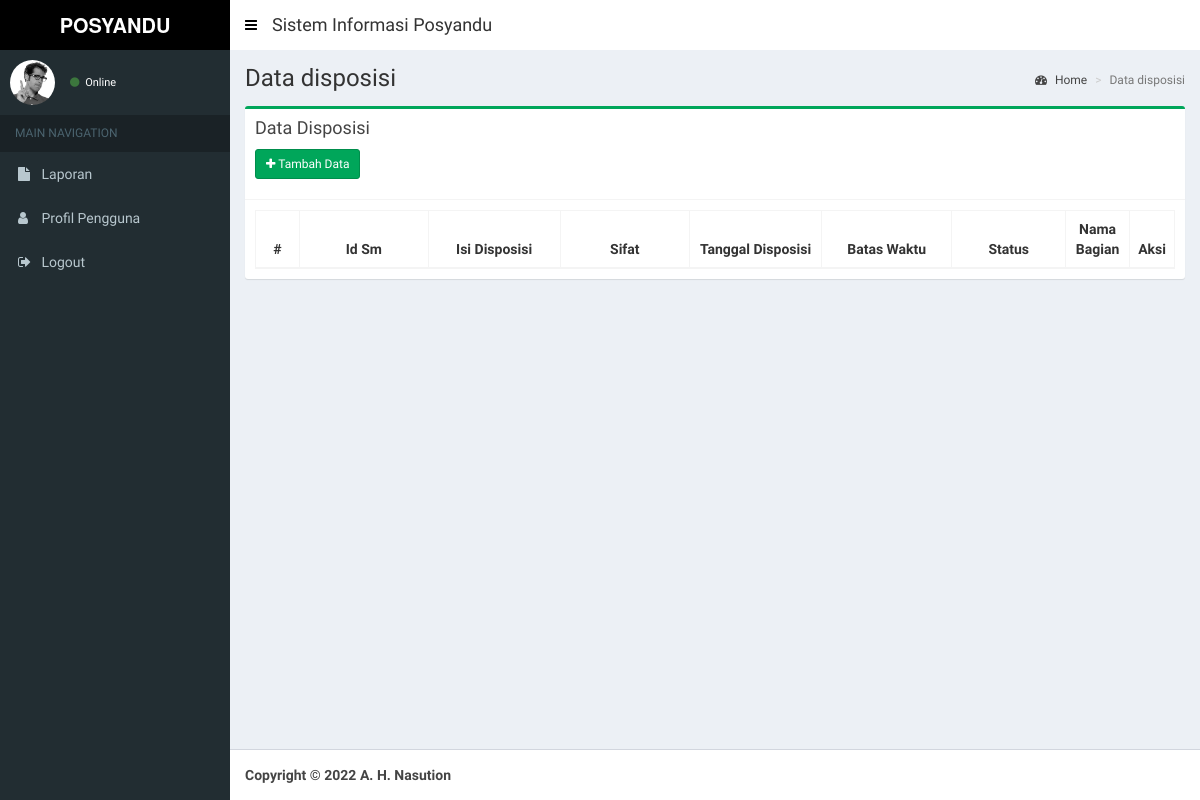
The page /index.php/disposisi on the database as committed earlier.
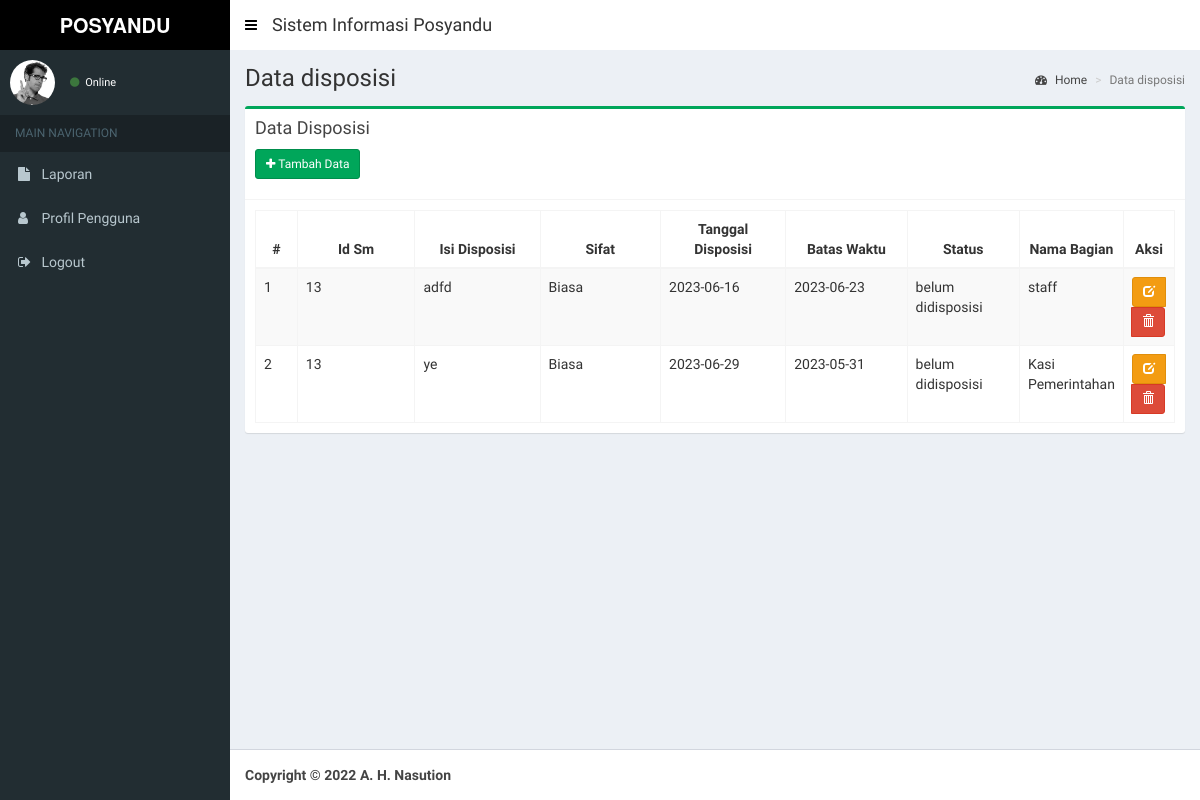
The same page on the database as committed later.
### tables this page shows
CREATE TABLE `disposisi` (
  `id_disposisi` int NOT NULL,
  `id_sm` int NOT NULL,
  `isi_disposisi` varchar(100) NOT NULL,
  `sifat` enum('Biasa','Segera','Penting','Rahasia') NOT NULL,
  `tgldisposisi` date NOT NULL,
  `bataswaktu` date NOT NULL,
  `status` enum('sudah didisposisi','belum didisosisi') NOT NULL,
  `id_bagian` int NOT NULL
);

CREATE TABLE `sm` (
  `id_sm` int NOT NULL,
  `nosurat` varchar(20) NOT NULL,
  `pengirim` varchar(50) NOT NULL,
  `isi` varchar(100) NOT NULL,
  `sifat` enum('Biasa','Segera','Penting','Rahasia') NOT NULL,
  `tglsurat` date NOT NULL,
  `tglterima` date NOT NULL,
  `status` enum('sudah didisposisi','belum didisposisi') NOT NULL,
  `keterangan` varchar(100) NOT NULL,
  `file` varchar(30) NOT NULL,
  `id_pengguna` int NOT NULL
);

CREATE TABLE `perangkat` (
  `id_bagian` int NOT NULL,
  `nama_bagian` varchar(30) NOT NULL,
  `nama` varchar(50) NOT NULL
);

### application/views/layout/v_content.php (called while the page is built, shortened)
 	<?php
	if ($content)
	{
		$this->load->view($content);
	}
?>

### application/controllers/Disposisi.php (called while the page is built, shortened)
<?php
class Disposisi extends CI_Controller {
	public function __construct()
	{
		$this->load->model('Disposisi_model', 'disposisi');
		$this->load->model('Sm_model', 'sm');
		$this->load->model('Perangkat_model', 'perangkat');
		$this->load->helper('tgl_indo');
		$this->load->helper('security');
	}
	public function index()
	{
		$data = array(
			'title'			=> 'SISTEM SURAT',
			'judul'			=> 'Data disposisi',
			'data' 			=> $this->disposisi->tabel()->result(),
			'content'		=> 'disposisi/v_content',
			'ajax'	 		=> 'disposisi/v_ajax'
		);
		$this->load->view('layout/v_wrapper', $data, FALSE);
	}
}

### index.php (called while the page is built, shortened)
<?php
require_once BASEPATH.'core/CodeIgniter.php';

### application/models/Disposisi_model.php (called while the page is built, shortened)
<?php
class Disposisi_model extends CI_Model {
	public function tabel($where = null)
	{
		if($where == null){
			$this->db->select('*');
			$this->db->from('disposisi');
			$this->db->join('sm', 'disposisi.id_sm = sm.id_sm');
			$this->db->join('perangkat', 'disposisi.id_bagian = perangkat.id_bagian');
			$this->db->order_by('disposisi.id_disposisi', 'Asc');
			$query = $this->db->get();
		}
		return $query;
	}
}

### application/views/disposisi/v_content.php (the view, shortened to what this page needs)
<section class="content-header">
  <h1>
    <?= $judul ?>
  </h1>
  <ol class="breadcrumb">
    <li><a href="<?= base_url() ?>dashboard"><i class="fa fa-dashboard"></i> Home</a></li>
    <li class="active"><?= $judul ?></li>
  </ol>
</section>
<section class="content">
  <div class="row">
    <div class="col-xs-12">
      <div class="box box-success">
        <div class="box-header with-border">
          <h3 class="box-title">Data Disposisi</h3>
          <div style="padding-top: 10px;">
          <p><a href="<?= base_url(); ?>disposisi/add" class="btn btn-sm btn-success icon-btn"><i class="fa fa-plus"></i> Tambah Data</a></p>
          </div>
        </div>
        <div class="box-body">
          <table id="example1" class="table table-bordered table-striped" style="width: 100%;">
              <thead>
                  <tr>
                      <th style="width: 5%;text-align: center;">#</th>
                      <th style="width: 15%;text-align: center;">Id Sm</th>
                      <th style="width: 15%;text-align: center;">Isi Disposisi</th>
                      <th style="width: 15%;text-align: center;">Sifat</th>
                      <th style="width: 15%;text-align: center;">Tanggal Disposisi</th>
                      <th style="width: 15%;text-align: center;">Batas Waktu</th>
                      <th style="width: 13%;text-align: center;">Status</th>
                      <th style="width: 13%;text-align: center;">Nama Bagian</th>
                      <th style="width: 13%;text-align: center;">Aksi</th>
                  </tr>
              </thead>
              <tbody>
                  <?php $total= 0; $no=1; foreach($data as $row){  ?>
                  <tr>
                      <td><?= $no++ ?></td>
                      <td><?= $row->id_sm ?></td>
                      <td><?= $row->isi_disposisi ?></td>
                      <td><?= $row->sifat ?></td>
                      <td><?= $row->tgldisposisi ?></td>
                      <td><?= $row->bataswaktu ?></td>
                      <td><?= $row->status ?></td>
                      <td><?= $row->nama_bagian ?></td>
                      <td style="text-align: center;">
                          <form action="<?= base_url() ?>disposisi/delete/<?= $row->id_disposisi ?>" method="post">
                              <div class="btn-group">
                                  <a href="<?= base_url() ?>disposisi/edit/<?= $row->id_disposisi ?>" class=" btn btn-sm btn-warning" data-toggle="tooltip" title="Edit"><span class="glyphicon glyphicon-edit"></span></a>
                                  <button class="btn btn-sm btn-danger" type="submit" onclick="return confirm('Yakin ingin menghapus data?')" data-toggle="tooltip" title="Hapus"><span class="glyphicon glyphicon-trash"></span></button>
                              </div>
                          </form>
                      </td>
                  </tr>
                <?php } ?>
              </tbody>
          </table>
        </div>
      </div>
    </div>
  </div>
</section>

Rows that differ between the two databases and show on the page:
added disposisi: id_sm.id_sm "13", isi_disposisi "adfd", id_sm.sifat "Biasa", tgldisposisi "2023-06-16", bataswaktu "2023-06-23", id_sm.status "belum didisposisi", id_bagian.nama_bagian "staff"
added disposisi: id_sm.id_sm "13", isi_disposisi "ye", id_sm.sifat "Biasa", tgldisposisi "2023-06-29", bataswaktu "2023-05-31", id_sm.status "belum didisposisi", id_bagian.nama_bagian "Kasi Pemerintahan"
